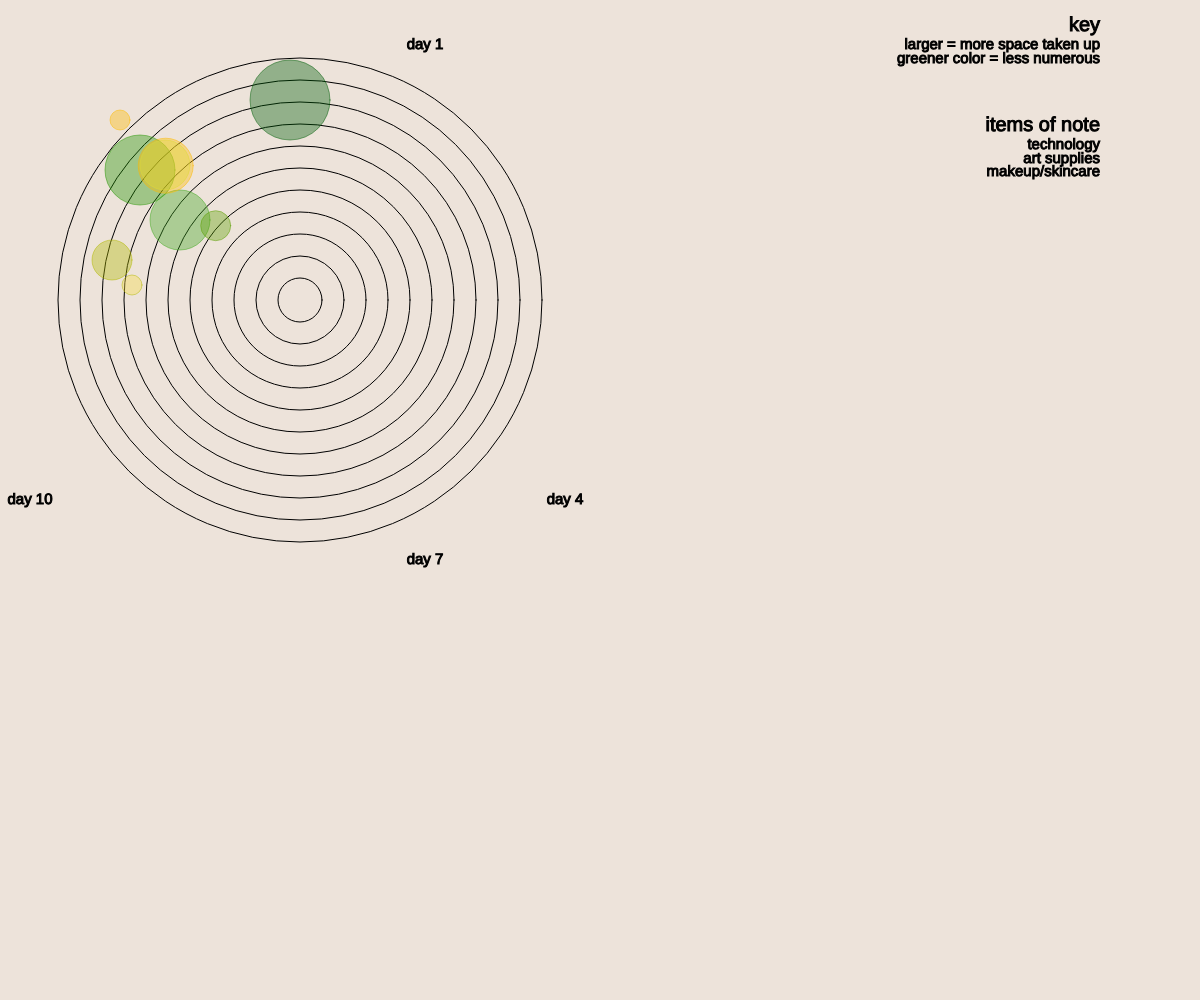
Frame 1 (no input)
Frame 60 (no input): identical to frame 1, image omitted
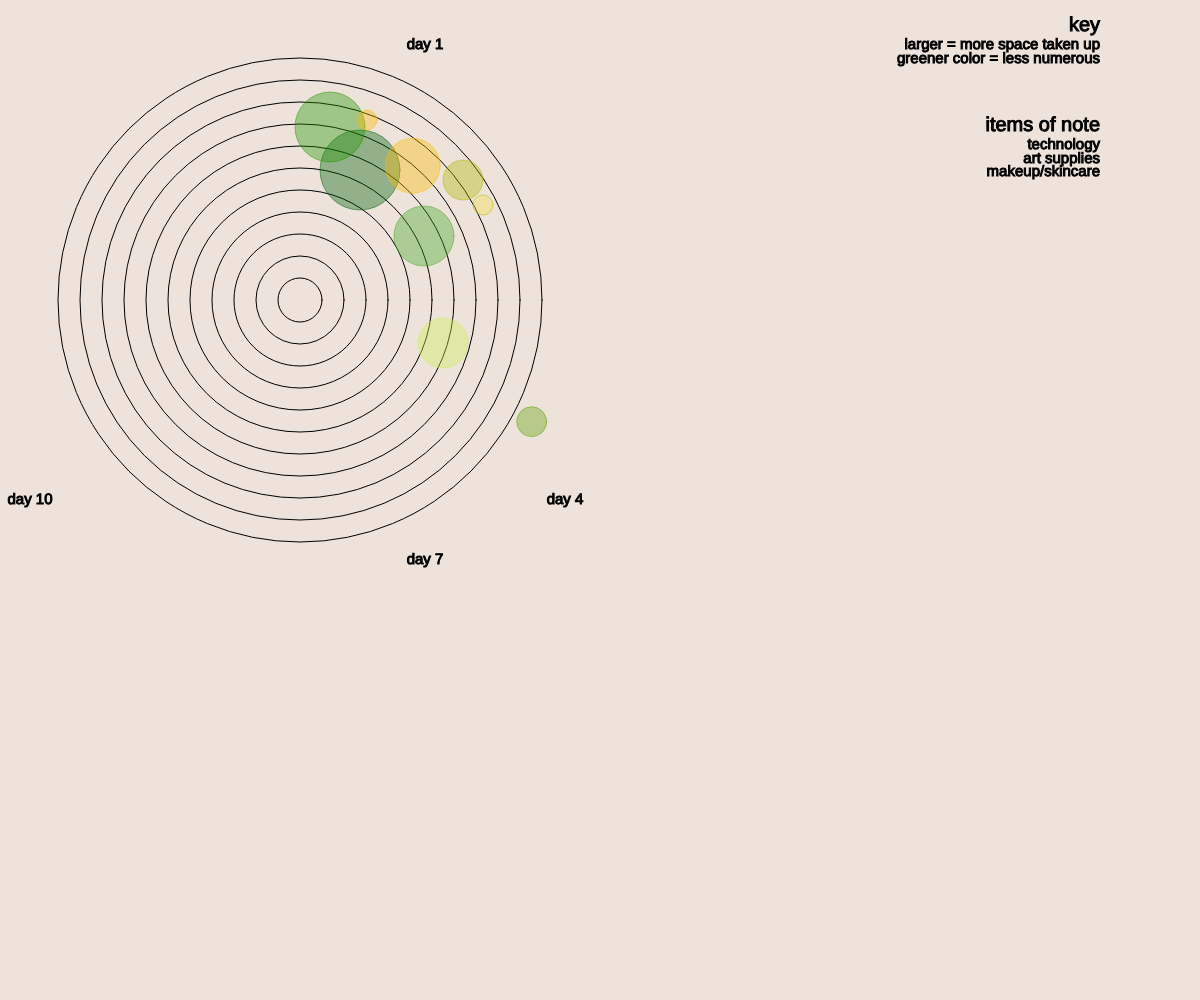
Frame 120 (the mouse pressed at the canvas centre since frame 60)

The p5.js sketch that drew these frames (run headless with seeded random() and noise() and a simulated clock; from frame 60 on, the mouse is pressed at the canvas centre):

// p5.js sketch
// ── sketch.js
// stuff on my desk... 
//based on a dear data project i worked on previously

//arrays 

let x=50 //size
let y=50
var timestamp = 0;
var index = 0;

var movement1X = [290, 360, 412, 267 ,140];
var movement1Y = [100, 170, 280, 484, 198];

var movement2X = [140, 330, 400, 179 ,183];
var movement2Y = [170, 127, 490, 358, 278];

var movement3X = [180, 424, 336, 171, 206];
var movement3Y = [220, 236, 362, 195, 274];

var movement4X = [165, 443, 364, 189, 148];
var movement4Y = [165, 343, 429, 348, 280];

var movement5X = [112, 463, 427, 136, 148];
var movement5Y = [260, 180, 444, 377, 280];

var movement6X = [170, 486, 338, 231, 158];
var movement6Y = [180, 376, 396, 443, 227];

var movement7X = [120, 367, 386, 83, 165];
var movement7Y = [120, 120, 420, 357, 155];


var day1X=[];
var day1X=[];

var day4X=[];
var day4Y=[];

var day7X=[];
var day7Y=[];

var day10X=[];
var day10Y=[];


let randomMvt;

function setup() {
  createCanvas(windowWidth, windowHeight);
  randomMvt = random(10, 60);
}

function draw() {
  background(237, 227, 218);
  console.log(mouseX,mouseY);
    
  //ellipse loop
       for(let i=0;i<500;i+=44){
       noFill()
       stroke(0)
       strokeWeight(1)
       ellipse(300,300,i,i)
         }

  //text
      fill(0)
      textSize(15);
      textAlign(CENTER, CENTER);
      text("day 1", width/3+25, 45); 
      text("day 4", 565, height/2);
      text("day 7", width/3 + 25, 560);
      text("day 10", 30, height/2);
      
  
      push();
      textAlign(RIGHT);
      textSize(20);
      text("key", width - 100, 25);
      textSize(15);
      text("larger = more space taken up", width-100, 45);
      text("greener color = less numerous", width-100, 59);
      pop();
  
      push();
      textAlign(RIGHT);
      textSize(20);
      text("items of note", width - 100, 125);
      textSize(15);
      text("technology", width-100, 145);
      text("art supplies", width-100, 159);
      text("makeup/skincare", width-100, 172);
      pop();
  
  //monitor (constant)
    noStroke();
    stroke(0, 94, 9);
    strokeWeight(0.5);
    fill(0, 94, 9, 98);
    ellipse(movement1X[index], movement1Y[index], 80, 80);
        if (millis() - timestamp > 1000) {
        index++;
        timestamp = millis();

        if (index > movement1X.length - 1){
            index = 0;
          }
        }
   
  
  //tech stuff
       
    stroke(36, 148, 0);
    strokeWeight(0.5);
    fill(36, 148, 0, 98);
   ellipse(movement2X[index], movement2Y[index], 70, 70);
  if (millis() - timestamp > 1000) {
        index++;
        timestamp = millis();
    
        if (index > movement2X.length - 1){
        index = 0;
        }
  }
  
  
  
  
    //sketchbooks/notebooks
    stroke(67, 168, 35);
    strokeWeight(0.5);
    fill(67, 168, 35, 98);
    ellipse(movement3X[index], movement3Y[index], 60, 60);
    if (millis() - timestamp > 1000) {
          index++;
          timestamp = millis();

          if (index > movement3X.length - 1){
          index = 0;
              }
              }
  
  //pens/art supplies
        stroke(206, 237, 83);
        strokeWeight(0.5);
        fill(206, 237, 83, 98);
       ellipse(movement4X[index], movement4Y[index], 50, 50);
      if (millis() - timestamp > 1000) {
            index++;
            timestamp = millis();

            if (index > movement4X.length - 1){
            index = 0;
                }
                }
  
   //makeup stuff
        stroke(178, 184, 4);
        strokeWeight(0.5);
        fill(178, 184, 4, 98);
       ellipse(movement5X[index], movement5Y[index], 40, 40);
      if (millis() - timestamp > 1000) {
            index++;
            timestamp = millis();

            if (index > movement5X.length - 1){
            index = 0;
                }
                }
      fill(245, 218, 69, 98);
      ellipse(movement5X[index]+20, movement5Y[index]+25, 20, 20);
      if (millis() - timestamp > 1000) {
            index++;
            timestamp = millis();

            if (index > movement5X.length - 1){
            index = 0;
                }
                }
  
  

   //accessories (hairties, rings, jewelry, etc)
        stroke(97, 161, 8);
        strokeWeight(0.5);    
        fill(97, 161, 8, 98);
       ellipse(movement6X[index] + randomMvt, movement6Y[index] + randomMvt, 30, 30);
      if (millis() - timestamp > 1000) {
            index++;
            timestamp = millis();

            if (index > movement6X.length - 1){
            index = 0;
                }
                }
  
  
   //misc. items
        stroke(252, 186, 3);
        strokeWeight(0.5);
        fill(252, 186, 3, 98);
       ellipse(movement7X[index], movement7Y[index], 20, 20);
      if (millis() - timestamp > 1000) {
            index++;
            timestamp = millis();

            if (index > movement7X.length - 1){
            index = 0;
                }
                }
  
       ellipse(movement7X[index] + randomMvt , movement7Y[index] + randomMvt, 55, 55);
      if (millis() - timestamp > 1000) {
            index++;
            timestamp = millis();

            if (index > Day7X.length - 1){
            index = 0;
                }
                }
}
